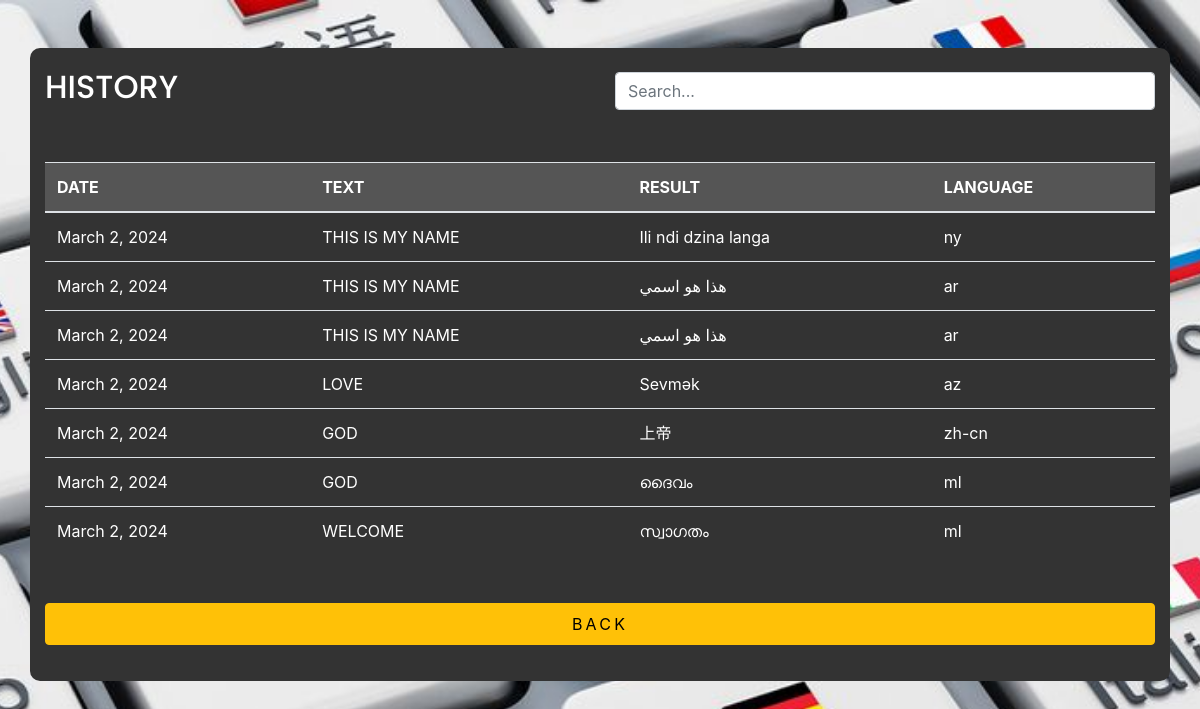
/history (signed in), run on an earlier commit of the app's database.
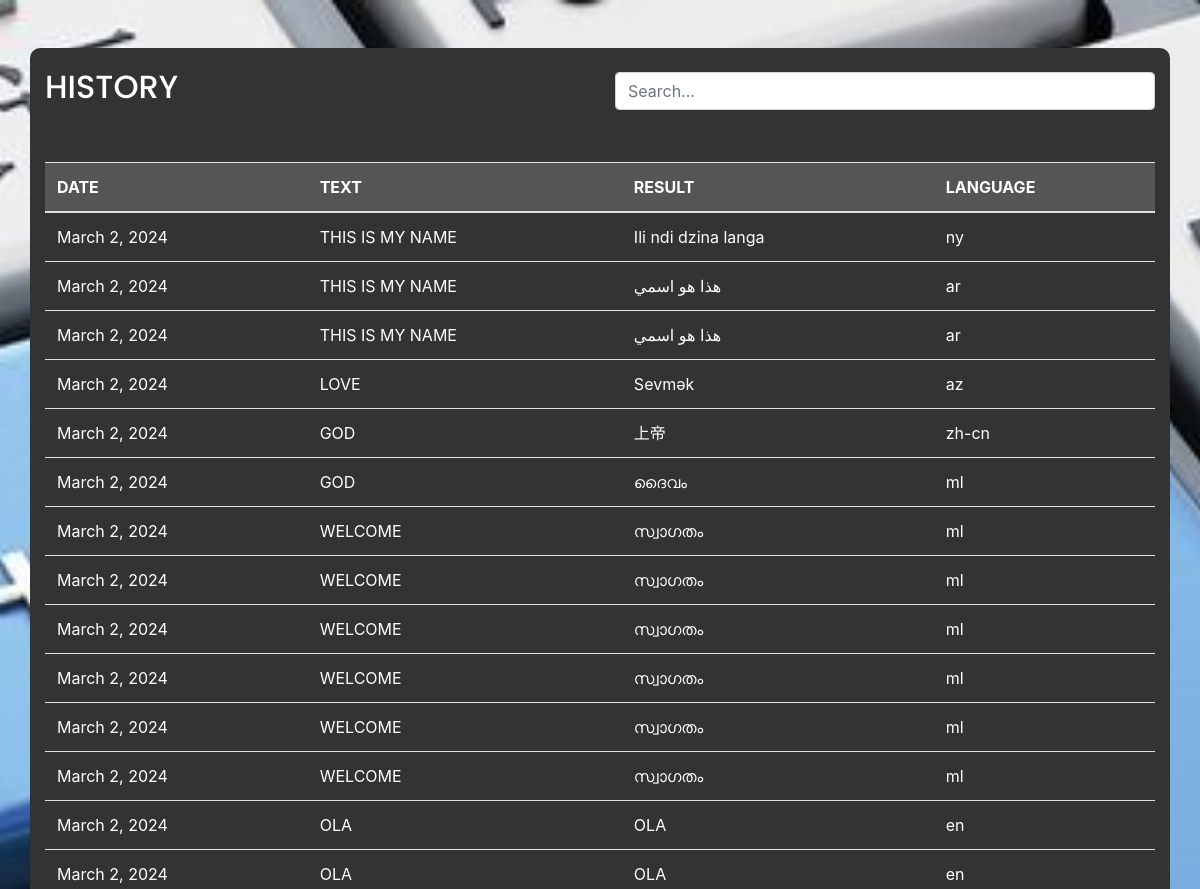
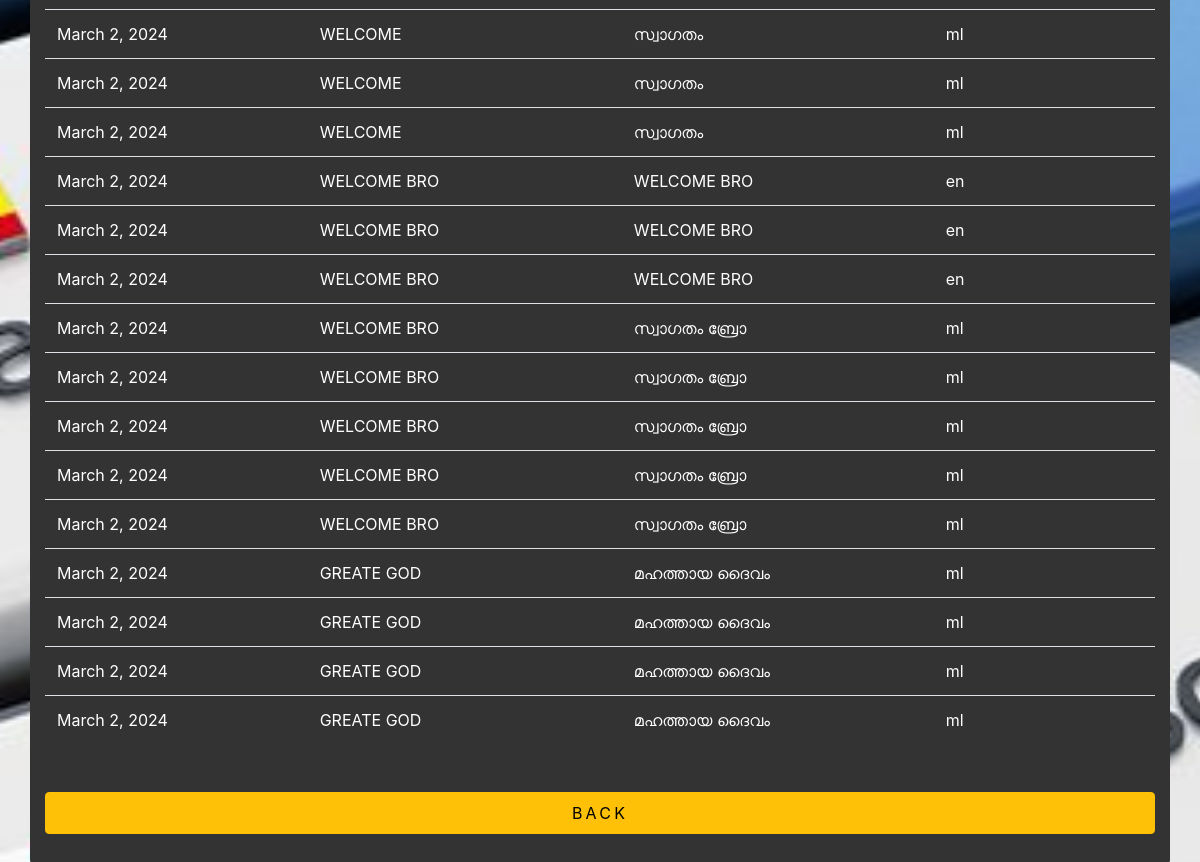
And on a later commit of the database (2 pictures, top to bottom).
### Translator/models.py (models this page shows, shortened)
class resultHistory(models.Model):
    user_id = models.CharField(max_length=100)
    text = models.CharField(max_length=50, default='')
    result = models.CharField(max_length=50)
    date = models.DateField(default='1')
    language = models.CharField(max_length=50, default='')

### Translator/views.py (the view)
# urls.py: path('history', history, name='history'),
@cache_control(no_cache=True, must_revalidate=True, no_store=True)
def history(request):
    if 'id' in request.session:
        if request.method == 'POST':
            return redirect('home')
        if (resultHistory.objects.filter(user_id=request.session['id'])).exists():
            history = resultHistory.objects.filter(user_id=request.session['id'])
            return render(request,'history.html', {'histoy' : history})
        return redirect('home')
    else:
        return redirect('login')

### templates/history.html (shortened to what this page needs)
{% extends 'base.html' %}
{% load static %}
{% block content%}
<link rel="stylesheet" href="https://stackpath.bootstrapcdn.com/bootstrap/4.5.2/css/bootstrap.min.css">
<link rel="stylesheet" type="text/css" href="https://cdn.datatables.net/1.10.25/css/jquery.dataTables.css">
<div class="container mt-5 text-white">
    <div class="row align-items-center justify-content-between">
        <div class="col-md-6">
            <h2>HISTORY</h2>
        </div>
        <div class="col-md-6">
            <div class="d-flex justify-content-end">
                <input type="text" id="searchInput" class="form-control" placeholder="Search...">
            </div>
        </div>
    </div>
    <div class="table-responsive  mt-5">
        <table class="table text-white" id="detailsTable">
            <thead>
                <tr>
                    <th>DATE</th>
                    <th>TEXT</th>
                    <th>RESULT</th>
                    <th>LANGUAGE</th>
                </tr>
            </thead>
            <tbody>
                {% for i in histoy %}
                <tr class="{% cycle 'odd-row' 'even-row' %}">
                    <td>{{i.date}}</td>
                    <td>{{i.text}}</td>
                    <td>{{i.result}}</td>
                    <td>{{i.language}}</td>
                </tr>
                {% endfor %}
            </tbody>
        </table>
        <div class="form-group mt-5">
            <a href="{% url 'home' %}" class="btn btn-warning text-black py-2 px-4 btn-block"
                style="display: inline-block;">BACK</a>
        </div>
    </div>
</div>
{% endblock %}

### templates/base.html (shortened to what this page needs)
{% load static %}
<!DOCTYPE html>
<html lang="en">
<head>
    <link rel="stylesheet" href="{% static 'fonts/icomoon/style.css' %}" />
    <link rel="stylesheet" href="{% static 'css/bootstrap.min.css' %}" />
    <link rel="stylesheet" href="{% static 'css/magnific-popup.css' %}" />
    <link rel="stylesheet" href="{% static 'css/jquery-ui.css' %}" />
    <link rel="stylesheet" href="{% static 'css/owl.carousel.min.css' %}" />
    <link rel="stylesheet" href="{% static 'css/owl.theme.default.min.css' %}" />
    <link rel="stylesheet" href="{% static 'css/bootstrap-datepicker.css' %}" />
    <link rel="stylesheet" href="{% static 'fonts/flaticon/font/flaticon.css' %}" />
    <link rel="stylesheet" href="{% static 'css/aos.css' %}" />
    <link rel="stylesheet" href="{% static 'css/style.css' %}" />
</head>
<body>
    {% block content %} {% endblock %}
</body>
</html>

### static/css/style.css (style rules this page uses)
body { line-height: 1.7; color: #4d4d4d; font-weight: 300; font-size: 1rem; }
a { -webkit-transition: .3s all ease; -o-transition: .3s all ease; transition: .3s all ease; }
h1, h2, h3, h4, h5, .h1, .h2, .h3, .h4, .h5 { font-family: "Poppins", -apple-system, BlinkMacSystemFont, "Segoe UI", Roboto, "Helvetica Neue", Arial, sans-serif, "Apple Color Emoji", "Segoe UI Emoji", "Segoe UI Symbol", "Noto Color Emoji"; }
.text-black { color: #000 !important; }
.btn { text-transform: uppercase; letter-spacing: .2em; border-radius: 0; }
.form-control { height: 43px; border-radius: 0; }

### templates/history.html (style rules this page uses)
body { background-image: url(static/images/bg.jpeg); background-size: cover; background-attachment: fixed; background-position: center; height: 100vh; }
.container { background-color: #333333; color: #ffffff; padding: 20px; border-radius: 10px; margin-top: 20px; }
table { width: 100%; }
th, td { padding: 10px; }
th { background-color: #555555; }

What changed in the data, as far as the page shows it:
added resultHistory: date "March 2, 2024", text "WELCOME", result "സ്വാഗതം", language "ml"
added resultHistory: date "March 2, 2024", text "WELCOME", result "സ്വാഗതം", language "ml"
added resultHistory: date "March 2, 2024", text "WELCOME", result "സ്വാഗതം", language "ml"
added resultHistory: date "March 2, 2024", text "WELCOME", result "സ്വാഗതം", language "ml"
added resultHistory: date "March 2, 2024", text "WELCOME", result "സ്വാഗതം", language "ml"
added resultHistory: date "March 2, 2024", text "OLA", result "OLA", language "en"
added resultHistory: date "March 2, 2024", text "OLA", result "OLA", language "en"
added resultHistory: date "March 2, 2024", text "WELCOME", result "സ്വാഗതം", language "ml"
added resultHistory: date "March 2, 2024", text "WELCOME", result "സ്വാഗതം", language "ml"
added resultHistory: date "March 2, 2024", text "WELCOME", result "സ്വാഗതം", language "ml"
added resultHistory: date "March 2, 2024", text "WELCOME BRO", result "WELCOME BRO", language "en"
added resultHistory: date "March 2, 2024", text "WELCOME BRO", result "WELCOME BRO", language "en"
added resultHistory: date "March 2, 2024", text "WELCOME BRO", result "WELCOME BRO", language "en"
added resultHistory: date "March 2, 2024", text "WELCOME BRO", result "സ്വാഗതം ബ്രോ", language "ml"
added resultHistory: date "March 2, 2024", text "WELCOME BRO", result "സ്വാഗതം ബ്രോ", language "ml"
added resultHistory: date "March 2, 2024", text "WELCOME BRO", result "സ്വാഗതം ബ്രോ", language "ml"
added resultHistory: date "March 2, 2024", text "WELCOME BRO", result "സ്വാഗതം ബ്രോ", language "ml"
added resultHistory: date "March 2, 2024", text "WELCOME BRO", result "സ്വാഗതം ബ്രോ", language "ml"
added resultHistory: date "March 2, 2024", text "GREATE GOD", result "മഹത്തായ ദൈവം", language "ml"
added resultHistory: date "March 2, 2024", text "GREATE GOD", result "മഹത്തായ ദൈവം", language "ml"
added resultHistory: date "March 2, 2024", text "GREATE GOD", result "മഹത്തായ ദൈവം", language "ml"
added resultHistory: date "March 2, 2024", text "GREATE GOD", result "മഹത്തായ ദൈവം", language "ml"
